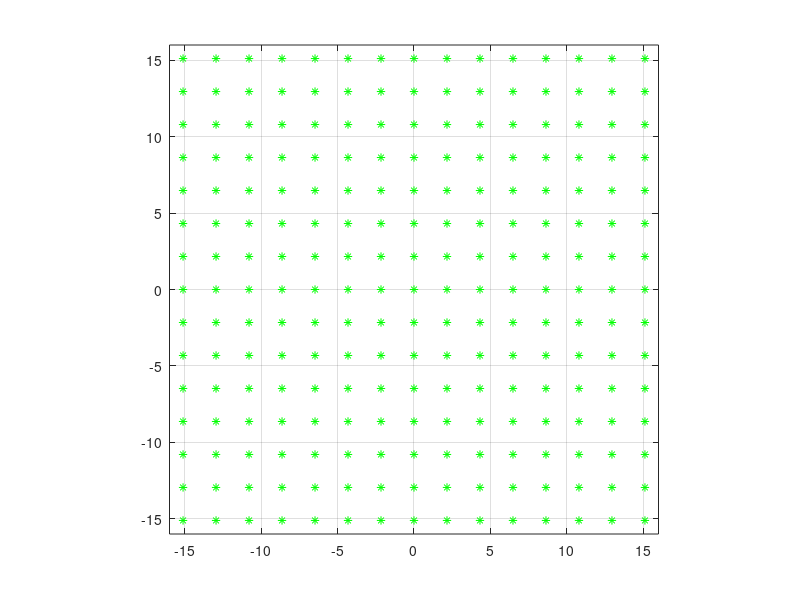

Recreate this plot in MATLAB. (Note: this script raises an error after producing the figure.)

clear;
close all;

% =========================================
% Constants and Parameters
% =========================================

xGridSize = 15;  % Grid dimensions for static dipoles (x-direction)
yGridSize = 15;  % Grid dimensions for static dipoles (y-direction)
GridSpacing = 2.159;  % Spacing between static dipoles: 2.159cm
H = 2.485; % Height of the plane above the origin: 2.485 cm

alpha = 22042.7968;  % Magnetic force coefficient: 22042.7968 calculated in cm
beta = 15.5488; % Damping coefficient: 15.5488 calculated in cm

MagRng = 2*GridSpacing; % Magnetic force range
MagForceFar = 1; % Magnetic force multiplier: 1
MagRngTest = 0.5*MagRng; % Magnetic disk distance test range
MagRngWeight = 2*MagRng; % Weight adjustion range

dt = 0.001;  % Simulation time step
T = 200; % Total simulation time
vt = 0:dt:T;  % Simulation time step vector
d = 10;  % Sampling period
Td = d/dt; % Time steps per sampling period

% =========================================
% Generate Grid for Static Dipoles
% =========================================

[xGrid, yGrid] = meshgrid(linspace(-(xGridSize-1)/2, (xGridSize-1)/2, xGridSize)*GridSpacing, ...
    linspace((yGridSize-1)/2, -(yGridSize-1)/2, yGridSize)*GridSpacing);
zGrid = zeros(size(xGrid));  % Assume all dipoles are at z = 0

% Initialize an mxm cell matrix for coordinates
xyGridCell = cell(xGridSize, yGridSize);
for i = 1:xGridSize
    for j = 1:yGridSize
        xyGridCell{i, j} = [xGrid(i, j), yGrid(i, j)]';
    end
end

% =========================================
% Create Network (Adjacency Matrix)
% =========================================

numCoil = numel(xGrid);

% Define the connectivity in a grid (8 neighbors: 4 nearest + 4 diagonal)
A = zeros(numCoil, numCoil);  % Initialize the adjacency matrix
for i = 1:xGridSize
    for j = 1:yGridSize
        currentInd = sub2ind(size(xGrid), i, j);
        neighbors = [i, j-1; i, j+1; i-1, j; i+1, j; ...
            i-1, j-1; i-1, j+1; i+1, j-1; i+1, j+1];
        for k = 1:length(neighbors)
            ni = neighbors(k, 1);
            nj = neighbors(k, 2);
            if ni >= 1 && ni <= xGridSize && nj >= 1 && nj <= yGridSize
                neighborInd = sub2ind(size(xGrid), ni, nj);
                A(currentInd, neighborInd) = norm([i,j]-[ni, nj]);
                A(neighborInd, currentInd) = norm([i,j]-[ni, nj]);
            end
        end
    end
end

% =========================================
% Disk and Reference Initialization
% =========================================

% Disk 1
x1Disk = zeros(size(vt));
y1Disk = zeros(size(vt));
vx1Disk = zeros(size(vt));
vy1Disk = zeros(size(vt));

% Reference 1 orbits of trajectory and control
xy1Ref0Ind = [34, 35, 51, 66, 80, 79, 63, 48]; % Ctr diamond
xy1Ref0 = [xGrid(xy1Ref0Ind); yGrid(xy1Ref0Ind)]; % In location

u1Ref0Ind = xy1Ref0Ind; % Same as trajectory

% Initial positions and velocities of disk 1 (moving dipole)
x1Disk(1) = 10;
y1Disk(1) = -10;
z1Disk = H;
vx1Disk(1) = 0;  % Initial velocity in x-direction
vy1Disk(1) = 0;  % Initial velocity in y-direction

% Reference 1 signals of trajectory and control
xy1Ref = repmat(xy1Ref0, 1, ceil(T/d));  % Reference signal for trajectory
xy1Ref = xy1Ref(:, 1:T/d+1);
u1RefInd = repmat(u1Ref0Ind, 1, ceil(T/d)); % Reference signal for control
u1RefInd = u1RefInd(:, 1:T/d+1);

% Reference 1 signals in sim steps
xy1RefPlot = [kron(xy1Ref(:, 1:end-1), ones(1, Td)), xy1Ref(:, end)];
u1RefIndPlot = [kron(u1RefInd(:, 1:end-1), ones(1, Td)), u1RefInd(:, end)];

% Disk 2
x2Disk = zeros(size(vt));
y2Disk = zeros(size(vt));
vx2Disk = zeros(size(vt));
vy2Disk = zeros(size(vt));

% Reference 2 orbits of trajectory and control
xy2Ref0Ind = [34, 35, 51, 66, 80, 79, 63, 48] + 8*15;
xy2Ref0 = [xGrid(xy2Ref0Ind); yGrid(xy2Ref0Ind)]; % In location

u2Ref0Ind = xy2Ref0Ind; % Same as trajectory

% Initial positions and velocities of disk 2 (moving dipole)
x2Disk(1) = -8;
y2Disk(1) = -10;
z2Disk = H;
vx2Disk(1) = 0;  % Initial velocity in x-direction
vy2Disk(1) = 0;  % Initial velocity in y-direction

% Reference 2 signals of trajectory and control
xy2Ref = repmat(xy2Ref0, 1, ceil(T/d));  % Reference signal for trajectory
xy2Ref = xy2Ref(:, 1:T/d+1);
u2RefInd = repmat(u2Ref0Ind, 1, ceil(T/d)); % Reference signal for control
u2RefInd = u2RefInd(:, 1:T/d+1);

% Reference 1 signals in sim steps
xy2RefPlot = [kron(xy2Ref(:, 1:end-1), ones(1, Td)), xy2Ref(:, end)];
u2RefIndPlot = [kron(u2RefInd(:, 1:end-1), ones(1, Td)), u2RefInd(:, end)];


% =========================================
% Simulation Loop
% =========================================

figure(99);
axis([[-1, 1]*(floor(GridSpacing*(xGridSize-1)/2)+1), ...
    [-1, 1]*(floor(GridSpacing*(yGridSize-1)/2)+1)]);
pbaspect([1, 1, 1]); daspect([1, 1, 1]);
box on; grid on;
hold on;
plot(xGrid(:), yGrid(:), 'g*');

u1IndPlot = zeros(size(vt)); % Control signal in sim steps
e1NormPlot = zeros(size(vt)); % Error signal in sim steps
F1Plot = zeros(2, length(vt)); % Force in sim steps

u2IndPlot = zeros(size(vt)); % Control signal in sim steps
e2NormPlot = zeros(size(vt)); % Error signal in sim steps
F2Plot = zeros(2, length(vt)); % Force in sim steps

for s = 1:T/d % Sampling and control loop

    A2New = A;
    A1New = A;

    disp(['==== Loop ', num2str(s), ' ====']);

    SampleTimeStart = (s-1)*Td + 1;
    SampleTimeEnd = s*Td;
    SampleTimeHalf = (s-1/2)*Td;

    % Observe disk location
    xy1Sample = [x1Disk(SampleTimeStart); y1Disk(SampleTimeStart)];

    % Input reference signals
    xy1RefSample = xy1Ref(:, s);
    u1RefIndSample = u1RefInd(s);

    xy2Sample = [x2Disk(SampleTimeStart); y2Disk(SampleTimeStart)];
    xy2RefSample = xy2Ref(:, s);
    u2RefIndSample = u2RefInd(s);

    % Compute error between disk and reference
    e1Sample = norm(xy1Sample - xy1RefSample);
    e2Sample = norm(xy2Sample - xy2RefSample);
    e12Sample = norm(xy1Sample - xy2Sample);

    MagForce1 = 1;
    MagForce2 = 1;
    if e12Sample > MagRngTest*0.75
        
        if (e1Sample<MagRng) && (e2Sample<MagRng)
            u1IndSample1 = u1RefIndSample;
            u1IndSample2 = u1RefIndSample;
            

            u2IndSample1 = u2RefIndSample;
            u2IndSample2 = u2RefIndSample;
            

        elseif (e1Sample>MagRng) && (e2Sample<MagRng)

            [u1IndSample1, u1IndSample2] = SelectCoilFar(xy1Sample, u1RefIndSample, A1New, ...
                xyGridCell, numCoil, MagRng, s, e1Sample, xy1RefSample, 1);
            % [Debug] Compare using the original weights
            [~, ~] = SelectCoilFar(xy1Sample, u1RefIndSample, A, ...
                xyGridCell, numCoil, MagRng, s, e1Sample, xy1RefSample, 1);
            MagForce1 = MagForceFar;

            u2IndSample1 = u2RefIndSample;
            u2IndSample2 = u2RefIndSample;
            MagForce2 = 1;

        elseif (e1Sample<MagRng) && (e2Sample>MagRng)

            [u2IndSample1, u2IndSample2] = SelectCoilFar(xy2Sample, u2RefIndSample, A2New, ...
                xyGridCell, numCoil, MagRng, s, e2Sample, xy2RefSample, 1);
            % [Debug] Compare using the original weights

            u1IndSample1 = u1RefIndSample;
            u1IndSample2 = u1RefIndSample;
            MagForce1 = 1;

        else

            [u1IndSample1, u1IndSample2] = SelectCoilFar(xy1Sample, u1RefIndSample, A1New, ...
                xyGridCell, numCoil, MagRng, s, e1Sample, xy1RefSample, 1);

            [u2IndSample1, u2IndSample2] = SelectCoilFar(xy2Sample, u2RefIndSample, A2New, ...
                xyGridCell, numCoil, MagRng, s, e2Sample, xy2RefSample, 1);

        end

        u2IndSample1_prev = u2IndSample1;
        u2IndSample2_prev = u2IndSample2;

        u1Sample1 = zeros(numCoil, 1); % Coil vector
        u1Sample2 = zeros(numCoil, 1);
        u1Sample1(u1IndSample1) = MagForce1;
        u1Sample2(u1IndSample2) = MagForce1;
        u1Seq = [repmat(u1Sample1, 1, Td/2), repmat(u1Sample2, 1, Td/2)];
        u1IndPlot(SampleTimeStart:SampleTimeHalf) = u1IndSample1;
        u1IndPlot(SampleTimeHalf+1:SampleTimeEnd) = u1IndSample2;
    
        u2Sample1 = zeros(numCoil, 1); % Coil vector
        u2Sample2 = zeros(numCoil, 1);
        u2Sample1(u2IndSample1) = MagForce2;
        u2Sample2(u2IndSample2) = MagForce2;
    
        u2Seq = [repmat(u2Sample1, 1, Td/2), repmat(u2Sample2, 1, Td/2)];
        u2IndPlot(SampleTimeStart:SampleTimeHalf) = u2IndSample1;
        u2IndPlot(SampleTimeHalf+1:SampleTimeEnd) = u2IndSample2;
    
    
        uSeq = u1Seq + u2Seq;
    
    
        % Dynamics simulation loop
        for t = SampleTimeStart:SampleTimeEnd
            [x1Disk(t+1), y1Disk(t+1), vx1Disk(t+1), vy1Disk(t+1), F1Plot(1, t), F1Plot(2, t)] = ...
                UpdatePosVel(uSeq(:, t-SampleTimeStart+1), x1Disk(t), y1Disk(t), vx1Disk(t), vy1Disk(t), z1Disk, ...
                xGrid, yGrid, zGrid, numCoil, alpha, beta, dt);
            e1NormPlot(t) = norm(xy1RefSample - [x1Disk(t); y1Disk(t)]);
    
    
            [x2Disk(t+1), y2Disk(t+1), vx2Disk(t+1), vy2Disk(t+1), F2Plot(1, t), F2Plot(2, t)] = ...
                UpdatePosVel(uSeq(:, t-SampleTimeStart+1), x2Disk(t), y2Disk(t), vx2Disk(t), vy2Disk(t), z2Disk, ...
                xGrid, yGrid, zGrid, numCoil, alpha, beta, dt);
            e2NormPlot(t) = norm(xy2RefSample - [x2Disk(t); y2Disk(t)]);
    
            % end
        end

    else
        
        if (e1Sample<MagRng) 
            u1IndSample1 = u1RefIndSample;
            u1IndSample2 = u1RefIndSample;
        else
            [u1IndSample1, u1IndSample2] = SelectCoilFar(xy1Sample, u1RefIndSample, A1New, ...
                xyGridCell, numCoil, MagRng, s, e1Sample, xy1RefSample, 1);
        end
        if s==1
            [u2IndSample1, u2IndSample2] = SelectCoilFar(xy2Sample, u2RefIndSample, A2New, ...
                    xyGridCell, numCoil, MagRng, s, e2Sample, xy2Sample, 1);

            u2IndSample1_prev = u2IndSample1;
            u2IndSample2_prev = u2IndSample2;

            u2Sample1 = zeros(numCoil, 1); % Coil vector
        u2Sample2 = zeros(numCoil, 1);
        u2Sample1(u2IndSample1) = MagForce2;
        u2Sample2(u2IndSample2) = MagForce2;

        u2IndPlot(SampleTimeStart:SampleTimeHalf) = u2IndSample1;
        u2IndPlot(SampleTimeHalf+1:SampleTimeEnd) = u2IndSample2;
    
        u2Seq = [repmat(u2Sample1, 1, Td/2), repmat(u2Sample2, 1, Td/2)];
        

        else
            u2IndSample1 = u2IndSample2_prev;
            u2IndSample2 = u2IndSample2_prev;

            u2IndPlot(SampleTimeStart:SampleTimeHalf) = u2IndSample2;
            u2IndPlot(SampleTimeHalf+1:SampleTimeEnd) = u2IndSample2;
    
        u2Seq = [repmat(u2Sample2, 1, Td/2), repmat(u2Sample2, 1, Td/2)];
        end
        MagForce2 = 1;

        u1Sample1 = zeros(numCoil, 1); % Coil vector
        u1Sample2 = zeros(numCoil, 1);
        u1Sample1(u1IndSample1) = MagForce1;
        u1Sample2(u1IndSample2) = MagForce1;
        u1Seq = [repmat(u1Sample1, 1, Td/2), repmat(u1Sample2, 1, Td/2)];
        u1IndPlot(SampleTimeStart:SampleTimeHalf) = u1IndSample1;
        u1IndPlot(SampleTimeHalf+1:SampleTimeEnd) = u1IndSample2;

        uSeq = u1Seq + u2Seq;
    
    
        % Dynamics simulation loop
        for t = SampleTimeStart:SampleTimeEnd
            [x1Disk(t+1), y1Disk(t+1), vx1Disk(t+1), vy1Disk(t+1), F1Plot(1, t), F1Plot(2, t)] = ...
                UpdatePosVel(uSeq(:, t-SampleTimeStart+1), x1Disk(t), y1Disk(t), vx1Disk(t), vy1Disk(t), z1Disk, ...
                xGrid, yGrid, zGrid, numCoil, alpha, beta, dt);
            e1NormPlot(t) = norm(xy1RefSample - [x1Disk(t); y1Disk(t)]);
    
            
            [x2Disk(t+1), y2Disk(t+1), vx2Disk(t+1), vy2Disk(t+1), F2Plot(1, t), F2Plot(2, t)] = ...
            UpdatePosVel(uSeq(:, t-SampleTimeStart+1), x2Disk(t), y2Disk(t), vx2Disk(t), vy2Disk(t), z2Disk, ...
            xGrid, yGrid, zGrid, numCoil, alpha, beta, dt);
            e2NormPlot(t) = norm(xy2RefSample - [x2Disk(t); y2Disk(t)]);
    
            % end
        end

    end

end



% =========================================
% Plot Results
% =========================================

% Plot the trajectory
close all

figure(99);

set(gcf, 'Color', 'w');          % Set figure background to white
set(gca, 'Color', 'w');  
set(0, 'DefaultFigureColor', 'w');                 % White figure background
set(0, 'DefaultAxesColor', 'w');                   % White axes background
set(0, 'DefaultAxesXColor', 'k');                  % Black x-axis ticks and labels
set(0, 'DefaultAxesYColor', 'k');                  % Black y-axis ticks and labels
set(0, 'DefaultAxesZColor', 'k');                  % Black z-axis ticks and labels
set(0, 'DefaultTextColor', 'k');   
set(0, 'DefaultAxesFontSize', 14);           % All axes tick label fonts
set(0, 'DefaultTextFontSize', 16);           % All titles and label fonts
set(0, 'DefaultLegendFontSize', 10);      % Legend font size
set(0, 'DefaultLegendTextColor', 'k');       % Legend text color
set(0, 'DefaultLegendColor', 'w');           % Legend box background white
set(0, 'DefaultLegendEdgeColor', 'k');       % Legend border black
clf(99);
axis([[-1, 1]*(floor(GridSpacing*(xGridSize-1)/2)+1), ...
    [-1, 1]*(floor(GridSpacing*(yGridSize-1)/2)+1)]);
pbaspect([1, 1, 1]); daspect([1, 1, 1]);
box on; grid on;
hold on;
plot(xGrid(:), yGrid(:), 'k*');
plot(x1Disk, y1Disk, 'r-', 'LineWidth', 2);
plot(xy1RefPlot(1,:), xy1RefPlot(2,:), 'b--', 'LineWidth', 2);
plot(x2Disk, y2Disk, 'k-', 'LineWidth', 2);
plot(xy2RefPlot(1,:), xy2RefPlot(2,:), 'g--', 'LineWidth', 2);
title('');
xlabel('$\mathcal{X}$ (cm)', 'Interpreter','latex');
ylabel('$\mathcal{Y}$ (cm)', 'Interpreter','latex');
legend('Coil grid', 'Disk 1 pos', 'Ref 1 pos', 'Disk 2 pos', 'Ref 2 pos', ...
    'location', 'northeastoutside');
hold off;
print(gcf, 'fig1.pdf', '-dpdf', '-painters', '-bestfit')

figure;
% set(gca, 'Position', [0.1 0.1 0.9 0.9])
set(gcf, 'Color', 'w');          % Set figure background to white
set(gca, 'Color', 'w');  
set(0, 'DefaultFigureColor', 'w');                 % White figure background
set(0, 'DefaultAxesColor', 'w');                   % White axes background
set(0, 'DefaultAxesXColor', 'k');                  % Black x-axis ticks and labels
set(0, 'DefaultAxesYColor', 'k');                  % Black y-axis ticks and labels
set(0, 'DefaultAxesZColor', 'k');                  % Black z-axis ticks and labels
set(0, 'DefaultTextColor', 'k');   
set(0, 'DefaultAxesFontSize', 14);           % All axes tick label fonts
set(0, 'DefaultTextFontSize', 16);           % All titles and label fonts
set(0, 'DefaultLegendFontSize', 10);       % Legend font size
set(0, 'DefaultLegendTextColor', 'k');       % Legend text color
set(0, 'DefaultLegendColor', 'w');           % Legend box background white
set(0, 'DefaultLegendEdgeColor', 'k');  
hold on;
plot(vt, xy1RefPlot(1,:), 'b--', 'LineWidth', 2);    % Agent 1 reference (red)
plot(vt, x1Disk, 'r-', 'LineWidth', 2);              % Agent 1 actual (blue)
plot(vt, xy2RefPlot(1,:), '--', 'Color', [0 1 0], 'LineWidth', 2);  % Agent 2 reference (light blue)
plot(vt, x2Disk, '-', 'Color', [0 0 0], 'LineWidth', 2);          % Agent 2 actual (purple)
title('');
xlabel('$t$ (s)', 'Interpreter','latex');
ylabel('$\mathcal{X}$ (cm)', 'Interpreter','latex');
legend({'Agent 1 Ref', 'Agent 1 Pos', 'Agent 2 Ref', 'Agent 2 Pos'}, ...
    'Location', 'best', 'Color', 'w', 'Location', 'northeastoutside');
set(gca, 'FontSize', 20, 'XColor', 'k', 'YColor', 'k');


figure;
% set(gca, 'Position', [0.1 0.1 0.7 0.85])
set(gcf, 'Color', 'w');          % Set figure background to white
set(gca, 'Color', 'w');  
set(0, 'DefaultFigureColor', 'w');                 % White figure background
set(0, 'DefaultAxesColor', 'w');                   % White axes background
set(0, 'DefaultAxesXColor', 'k');                  % Black x-axis ticks and labels
set(0, 'DefaultAxesYColor', 'k');                  % Black y-axis ticks and labels
set(0, 'DefaultAxesZColor', 'k');                  % Black z-axis ticks and labels
set(0, 'DefaultTextColor', 'k');   
set(0, 'DefaultAxesFontSize', 14);           % All axes tick label fonts
set(0, 'DefaultTextFontSize', 16);           % All titles and label fonts
set(0, 'DefaultLegendFontSize', 10);       % Legend font size
set(0, 'DefaultLegendTextColor', 'k');       % Legend text color
set(0, 'DefaultLegendColor', 'w');           % Legend box background white
set(0, 'DefaultLegendEdgeColor', 'k');  
hold on;
plot(vt, xy1RefPlot(2,:), 'b--', 'LineWidth', 2);    % Agent 1 reference (red)
plot(vt, y1Disk, 'r-', 'LineWidth', 2);              % Agent 1 actual (blue)
plot(vt, xy2RefPlot(2,:), '--', 'Color', [0 1 0], 'LineWidth', 2);  % Agent 2 reference (light blue)
plot(vt, y2Disk, '-', 'Color', [0 0 0], 'LineWidth', 2);          % Agent 2 actual (purple)
title('');
xlabel('$t$ (s)', 'Interpreter','latex');
ylabel('$\mathcal{Y}$ (cm)', 'Interpreter','latex');
legend({'Agent 1 Ref', 'Agent 1 Pos', 'Agent 2 Ref', 'Agent 2 Pos'}, ...
    'Location', 'best', 'Color', 'w', 'Location', 'northeastoutside');
set(gca, 'FontSize', 20, 'XColor', 'k', 'YColor', 'k');

print(gcf, 'fig5.pdf', '-dpdf', '-painters', '-bestfit')




fig = figure( ...
    'Color', 'w', ...
    'Units', 'inches', ...
    'Position', [1 1 4 3]);%, ...
    % 'Toolbar', 'figure', ...
    % 'MenuBar', 'figure' ...);
ax = axes('Parent', fig, 'Color', 'w'); 
hold(ax, 'on'); grid(ax, 'on'); box(ax, 'on'); axis(ax, 'equal');


h1 = plot3(vt, x1Disk, y1Disk, 'r', 'LineWidth', 2);

% Reference trajectory: dashed red
h2 = plot3(vt, x2Disk, y2Disk, 'k', 'LineWidth', 2);

yticks([-10, 10])
zticks([-10, 10])

% yticks([-10,10])
% zticks([-10,10])
% Labels
xlabel('$t$ (s)', 'Interpreter','latex', 'FontSize',14);
ylabel('$\mathcal{X}$ (cm)', 'Interpreter','latex', 'FontSize',14);
zlabel('$\mathcal{Y}$ (cm)', 'Interpreter','latex', 'FontSize',14);

% Set correct 3D view to match your sample figure
view([135, 30]);  % [azimuth, elevation]

% Axis formatting
set(gca, ...
    'FontSize', 12, ...
    'TickLabelInterpreter', 'latex', ...
    'XColor', 'k', ...
    'YColor', 'k', ...
    'ZColor', 'k');



axis tight 


% =========================================
% Functions
% =========================================

function [uIndSample1, uIndSample2] = SelectCoilFar(xySample, uRefIndSample, ANew, ...
    xyGridCell, numCoil, MagRng, s, eSample, xyRefSample, diskInd, stop)
    % [Debug] Distance when out of range
    disp(['Disk ', num2str(diskInd), ' is out of range in loop ', num2str(s)]);
    disp(['Distance = ', num2str(eSample)]);
    if diskInd==1
        plot(xySample(1), xySample(2), 'ro', 'LineWidth', 2, 'MarkerSize', 12); 
        plot(xyRefSample(1), xyRefSample(2), 'b^', 'LineWidth', 2, 'MarkerSize', 12); 
    else
        plot(xySample(1), xySample(2), 'mo', 'LineWidth', 2, 'MarkerSize', 12); 
        plot(xyRefSample(1), xyRefSample(2), 'c^', 'LineWidth', 2, 'MarkerSize', 12); 
    end

    % Find the closest entry in the cell grid
    minDist = inf;
    minInd = 1;
    for i = 1:numCoil
        xyCell = xyGridCell{i};
        eCell = norm(xySample - xyCell);
        if eCell < minDist
            minDist = eCell;
            minInd = i;
        end
    end

    % Compute the shortest path using Dijkstra's algorithm
    
    [uSampleSeqCost, uSampleSeq] = rrt_(ANew, minInd, uRefIndSample);
    uSampleSeq = flip(uSampleSeq);
    % [Debug] Outputs from dijkstra
    disp(['Disk ', num2str(diskInd), ' from ', num2str(minInd), ' to ', num2str(uRefIndSample)]);
    disp(['seq = ', num2str(uSampleSeq)]);
    % disp(['dijkstra cost = ', num2str(uSampleSeqCost)]);
    uSampleSeq = fliplr(uSampleSeq);
    % To-do: choose the best in the closest four

    % Choose the 2nd and 3rd coils if close enough
    if norm(xySample - xyGridCell{uSampleSeq(2)}) <= MagRng
        uIndSample1 = uSampleSeq(2);
        uIndSample2 = uSampleSeq(3);
    else % Else choose the 1st and 2nd coils
        uIndSample1 = uSampleSeq(1);
        uIndSample2 = uSampleSeq(2);
    end
end

function ANew = AdjustWeight(A, xyPos, weight, xyGridCell, xGridSize, yGridSize, MagRng)
% Change the weight of edges to coils within MagRng of xyPos
    ANew = A;
    for i = 1:xGridSize
        for j = 1:yGridSize
            xyCell = xyGridCell{i, j};
            if norm(xyPos - xyCell) <= MagRng
                currentInd = sub2ind([xGridSize, yGridSize], i, j);
                neighbors = [i, j-1; i, j+1; i-1, j; i+1, j; ...
                    i-1, j-1; i-1, j+1; i+1, j-1; i+1, j+1];
                for k = 1:length(neighbors)
                    ni = neighbors(k, 1);
                    nj = neighbors(k, 2);
                    if ni >= 1 && ni <= xGridSize && nj >= 1 && nj <= yGridSize
                        neighborInd = sub2ind([xGridSize, yGridSize], ni, nj);
                        ANew(currentInd, neighborInd) = weight;
                        ANew(neighborInd, currentInd) = weight;
                    end
                end
            end
        end
    end
end

function [xDiskNew, yDiskNew, vxDiskNew, vyDiskNew, Fx_total, Fy_total] = ...
    UpdatePosVel(uSeq, xDisk, yDisk, vxDisk, vyDisk, zDisk, ...
    xGrid, yGrid, zGrid, numCoil, alpha, beta, dt)
    % Calculate forces
    Fx_total = 0;
    Fy_total = 0;
    for i = 1:numCoil
        % [To-do] Should MagRng be enfored in dynamics simulation?
        % if norm([xDisk, yDisk] - [xGrid(i), yGrid(i)]) <= MagRng
            r = norm([xDisk, yDisk, zDisk] - [xGrid(i), yGrid(i), zGrid(i)]); % Euclidean distance
            F = alpha / r^5 * (1 - 5 * (zDisk - zGrid(i))^2 / r^2);
    
            Fx_total = Fx_total + uSeq(i) * F * (xDisk - xGrid(i));  % Sum of forces in x direction
            Fy_total = Fy_total + uSeq(i) * F * (yDisk - yGrid(i));  % Sum of forces in y direction
        % end
    end

    % Update position and velocity
    xDiskNew = xDisk + vxDisk * dt;
    yDiskNew = yDisk + vyDisk * dt;
    vxDiskNew = vxDisk - beta * vxDisk * dt + Fx_total * dt;  % Force component in x
    vyDiskNew = vyDisk - beta * vyDisk * dt + Fy_total * dt;  % Force component in y
end



function [e, L] = rrt_(A, s, d)
% RRT-based path planning on a 15x15 grid (225 nodes)
% Input: 
%   A = adjacency matrix (225x225), inf = obstacle
%   s = start node (integer)
%   d = goal node (integer)
% Output:
%   e = cost (number of steps)
%   L = node path from s to d

    if s == d
        e = 0;
        L = [s];
        return;
    end

    max_iter = 1000;
    grid_size = sqrt(size(A, 1));
    
    % Tree initialization
    tree(1).id = s;
    tree(1).parent = 0;
    
    found = false;

    for iter = 1:max_iter
        rand_node = randi(grid_size^2);
        
        % Find nearest node in tree
        nearest_idx = get_nearest(tree, rand_node, grid_size);
        from = tree(nearest_idx).id;
        
        % Attempt to step toward sampled node
        new_node = steer(from, rand_node, grid_size, A);

        if ~isempty(new_node) && all([tree.id] ~= new_node)
            tree(end+1).id = new_node;
            tree(end).parent = nearest_idx;

            if new_node == d
                found = true;
                break;
            end
        end
    end

    if found
        L = d;
        current = length(tree);
        while tree(current).parent ~= 0
            current = tree(current).parent;
            L = [tree(current).id, L];
        end
        e = length(L) - 1;
    else
        e = inf;
        L = [];
    end
end

% =============================
% Helper functions
% =============================

function idx = get_nearest(tree, node, N)
    coord = node2coord(node, N);
    min_dist = inf;
    idx = 1;
    for i = 1:length(tree)
        dist = norm(coord - node2coord(tree(i).id, N));
        if dist < min_dist
            min_dist = dist;
            idx = i;
        end
    end
end

function new_node = steer(from, to, N, A)
    p1 = node2coord(from, N);
    p2 = node2coord(to, N);
    direction = sign(p2 - p1);
    next_coord = p1 + direction;

    if all(next_coord >= 1 & next_coord <= N)
        new_node = coord2node(next_coord, N);
        if isinf(A(from, new_node)) % obstacle check
            new_node = [];
        end
    else
        new_node = [];
    end
end

function coord = node2coord(node, N)
    coord = [mod(node-1, N)+1, floor((node-1)/N)+1];
end

function node = coord2node(coord, N)
    node = (coord(2)-1)*N + coord(1);
end
